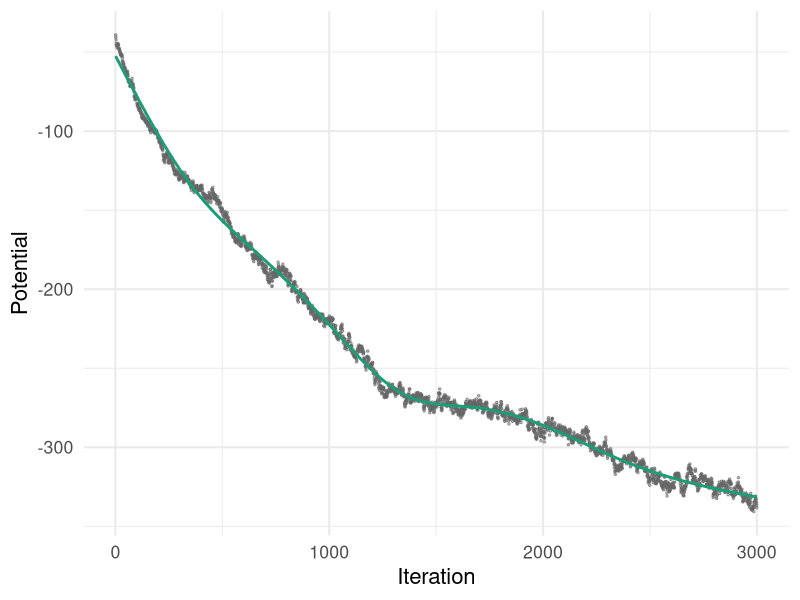

This figure's R source:
library(tibble)
library(ggplot2)
theme_set(theme_minimal(base_size = 16))
pal <- RColorBrewer::brewer.pal(3, "Dark2")

niter <- 3000
potential <- scan(file = "dump/test_U.txt", n = niter, sep = " ")

tibble(iter = 1:niter, pot = potential) |>
    ggplot(aes(x = iter, y = pot)) +
        geom_point(size = 0.6, colour = "gray40", alpha = 0.5) +
        geom_smooth(colour = pal[1], fill = pal[1]) +
        labs(x = "Iteration", y = "Potential")
